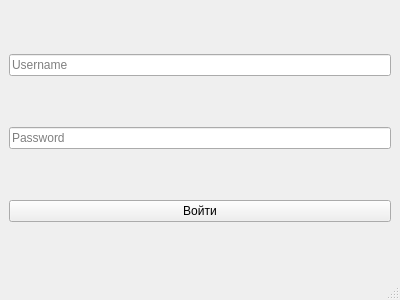
<?xml version="1.0" encoding="UTF-8"?>
<ui version="4.0">
 <class>MainWindow</class>
 <widget class="QMainWindow" name="MainWindow">
  <property name="geometry">
   <rect>
    <x>0</x>
    <y>0</y>
    <width>400</width>
    <height>300</height>
   </rect>
  </property>
  <property name="windowTitle">
   <string>Authorization</string>
  </property>
  <widget class="QWidget" name="centralwidget">
   <layout class="QVBoxLayout" name="verticalLayout">
    <item>
     <widget class="QLineEdit" name="leUsername">
      <property name="placeholderText">
       <string>Username</string>
      </property>
     </widget>
    </item>
    <item>
     <widget class="QLineEdit" name="lePassword">
      <property name="placeholderText">
       <string>Password</string>
      </property>
      <property name="echoMode">
       <enum>QLineEdit::Password</enum>
      </property>
     </widget>
    </item>
    <item>
     <widget class="QPushButton" name="btnLogin">
      <property name="text">
       <string>Войти</string>
      </property>
     </widget>
    </item>
   </layout>
  </widget>
  <widget class="QMenuBar" name="menubar"/>
  <widget class="QStatusBar" name="statusbar"/>
 </widget>
 <resources/>
 <connections/>
</ui>
